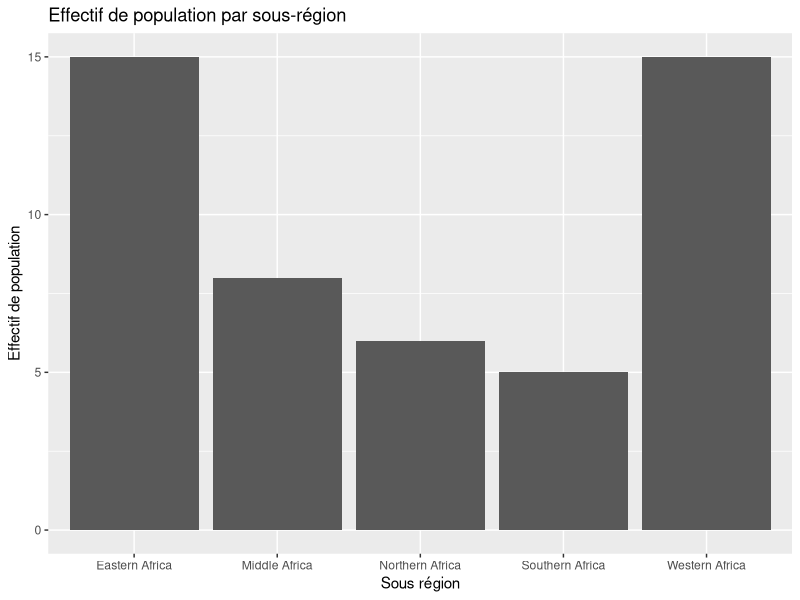
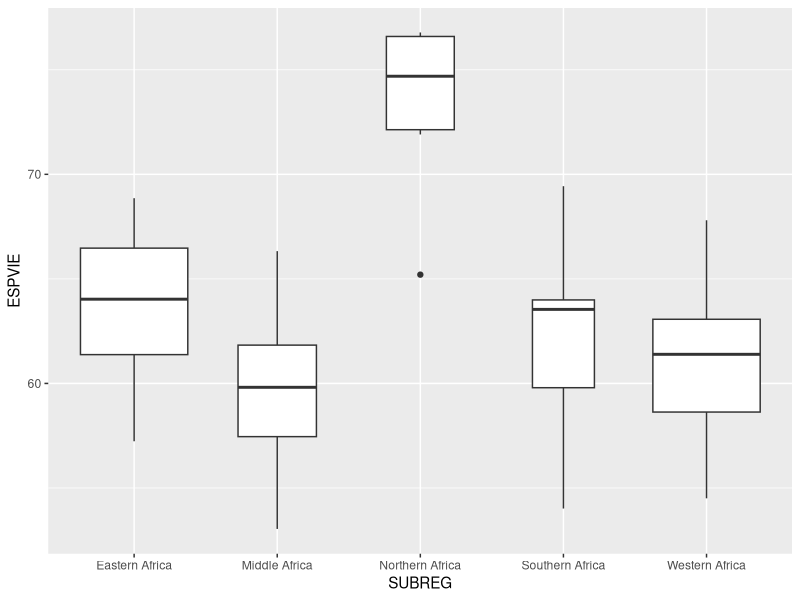
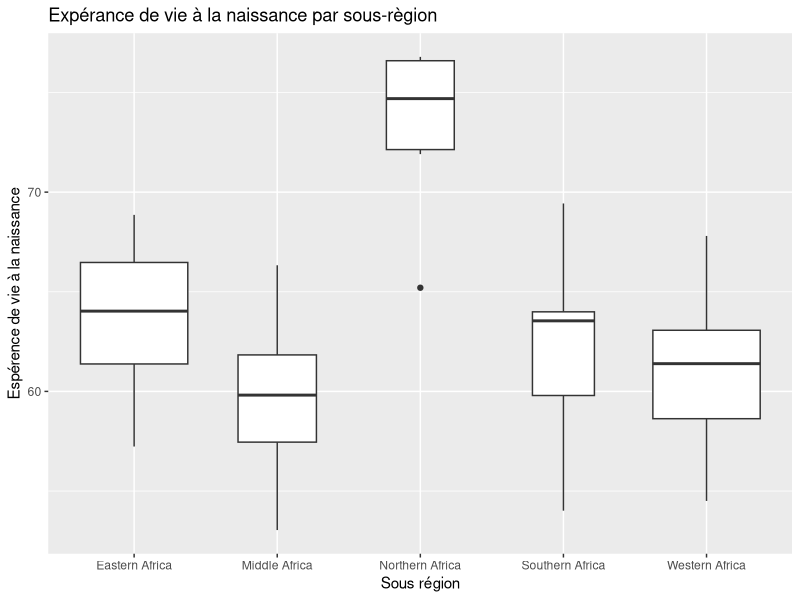

These charts were generated, in order, by the following R code:
## ---- chunk 1


library(tidyverse)

# Import des métadonnées
metaDataDEVAFRICA  <- read.table(file = "data/DEV_AFRICA_2018/afrika_don_meta.csv", 
                           header = TRUE,
                           sep= ";",
                           encoding = "UTF-8")

library(readxl)
DevAfrica2018 <- read_excel("data/DEV_AFRICA_2018/afrika_don.xls")

## ---- chunk 2


# Sélection de la liste des pays et leur region d'appartenance
DevAfrica2018 %>%
  select(nom, SUBREG)

## ---- chunk 3

# Select ion de colonnes par nom : sélectionner les variables dont le nom commencent par "P" 
DevAfrica2018 %>%
  select(starts_with("P"))

## ---- chunk 4

# sélectionner les variables dont le nom contient la lettre "P" 
DevAfrica2018 %>%
  select(contains("P"))
## ---- chunk 5
# Renommer la variable "PIB"  par "ProduitInterieurBrut"
DevAfrica2018 %>%
  rename(ProduitInterieurBrut = PIB)
## ---- chunk 6
# Proportion (Pourcentage) de jeunes par sous région
DevAfrica2018 %>%
  group_by(SUBREG) %>%
  summarise(depJeune = mean(DJEUNE))

## ---- chunk 7

# Trier les pays par niveau de PIB croissant
DevAfrica2018 %>%
  arrange(desc(SUBREG))

## ---- chunk 8
#| code-fold: FALSE


# Recodage de la variable 
DevAfrica2018$Population <- cut(DevAfrica2018$POP,  
                                breaks = c(1,10,25,200), 
                                labels = c("Moins de 10 millions", 
                                           "10 - 25 millions", 
                                           "> 25 millions"), 
                                right = F)


## ---- chunk 9
#| code-fold: FALSE


ggplot(DevAfrica2018) + 
  geom_histogram(aes(x=SUBREG), stat = 'count')+
  ggtitle("Effectif de population par sous-région")+
  xlab("Sous région") + 
  ylab("Effectif de population")

## ---- chunk 10
#| code-fold: FALSE

ggplot(DevAfrica2018) + 
  geom_boxplot(aes(x=SUBREG, y=ESPVIE), varwidth = TRUE)
## ---- chunk 11
#| code-fold: FALSE


figure1 <- ggplot(DevAfrica2018) + 
  geom_boxplot(aes(x=SUBREG, y=ESPVIE), varwidth = TRUE) + 
  xlab("Sous région") + 
  ylab("Espérence de vie à la naissance") + 
  ggtitle("Expérance de vie à la naissance par sous-règion")

# Sauvegarde du graphique
ggsave("figure1.png", dpi = 3000)
